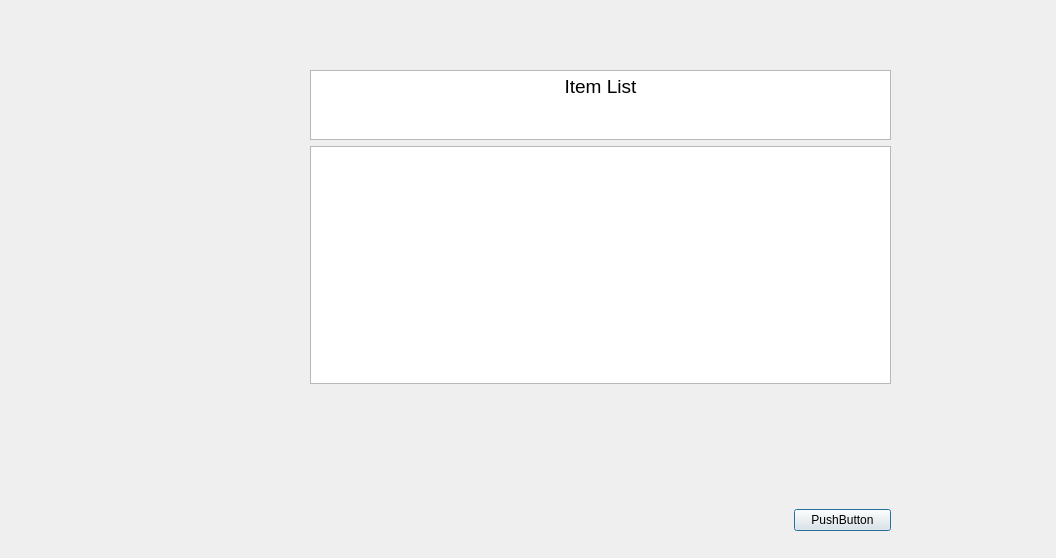
<?xml version="1.0" encoding="UTF-8"?>
<ui version="4.0">
 <class>Dialog</class>
 <widget class="QDialog" name="Dialog">
  <property name="geometry">
   <rect>
    <x>0</x>
    <y>0</y>
    <width>1056</width>
    <height>558</height>
   </rect>
  </property>
  <property name="windowTitle">
   <string>Dialog</string>
  </property>
  <widget class="QWidget" name="verticalLayoutWidget">
   <property name="geometry">
    <rect>
     <x>310</x>
     <y>20</y>
     <width>581</width>
     <height>521</height>
    </rect>
   </property>
   <layout class="QVBoxLayout" name="Item_List_Page" stretch="1,10,5,2">
    <property name="topMargin">
     <number>50</number>
    </property>
    <property name="bottomMargin">
     <number>10</number>
    </property>
    <item>
     <widget class="QTextBrowser" name="Heading">
      <property name="html">
       <string>&lt;!DOCTYPE HTML PUBLIC &quot;-//W3C//DTD HTML 4.0//EN&quot; &quot;http://www.w3.org/TR/REC-html40/strict.dtd&quot;&gt;
&lt;html&gt;&lt;head&gt;&lt;meta name=&quot;qrichtext&quot; content=&quot;1&quot; /&gt;&lt;meta charset=&quot;utf-8&quot; /&gt;&lt;style type=&quot;text/css&quot;&gt;
p, li { white-space: pre-wrap; }
&lt;/style&gt;&lt;/head&gt;&lt;body style=&quot; font-family:'Segoe UI'; font-size:9pt; font-weight:400; font-style:normal;&quot;&gt;
&lt;p align=&quot;center&quot; style=&quot; margin-top:0px; margin-bottom:0px; margin-left:0px; margin-right:0px; -qt-block-indent:0; text-indent:0px;&quot;&gt;&lt;span style=&quot; font-size:14pt;&quot;&gt;Item List&lt;/span&gt;&lt;/p&gt;
&lt;p align=&quot;center&quot; style=&quot;-qt-paragraph-type:empty; margin-top:0px; margin-bottom:0px; margin-left:0px; margin-right:0px; -qt-block-indent:0; text-indent:0px; font-size:14pt;&quot;&gt;&lt;br /&gt;&lt;/p&gt;&lt;/body&gt;&lt;/html&gt;</string>
      </property>
     </widget>
    </item>
    <item>
     <widget class="QTableView" name="tableView"/>
    </item>
    <item>
     <spacer name="verticalSpacer">
      <property name="orientation">
       <enum>Qt::Vertical</enum>
      </property>
      <property name="sizeHint" stdset="0">
       <size>
        <width>20</width>
        <height>40</height>
       </size>
      </property>
     </spacer>
    </item>
    <item>
     <layout class="QHBoxLayout" name="buttons" stretch="5,1">
      <item>
       <spacer name="horizontalSpacer">
        <property name="orientation">
         <enum>Qt::Horizontal</enum>
        </property>
        <property name="sizeHint" stdset="0">
         <size>
          <width>40</width>
          <height>20</height>
         </size>
        </property>
       </spacer>
      </item>
      <item>
       <widget class="QPushButton" name="backbutton">
        <property name="text">
         <string>PushButton</string>
        </property>
       </widget>
      </item>
     </layout>
    </item>
   </layout>
  </widget>
 </widget>
 <resources/>
 <connections/>
</ui>
